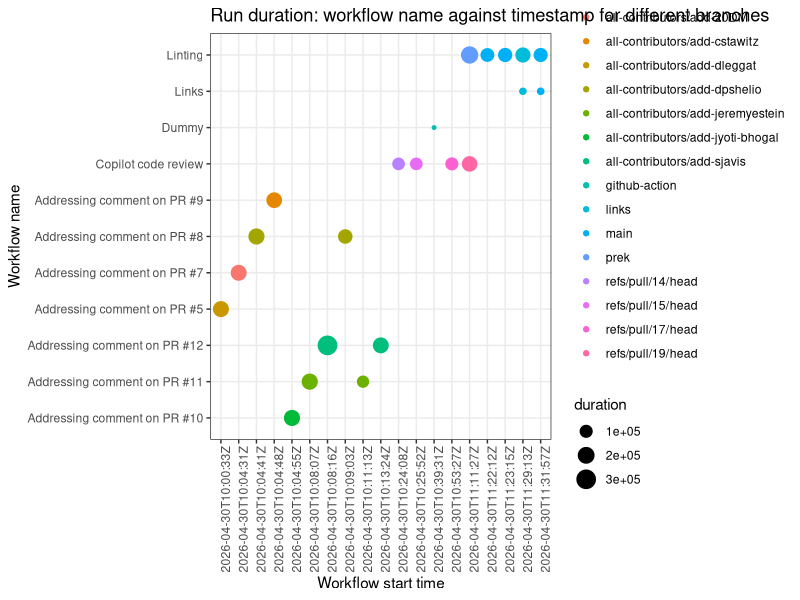

Generate this figure with R:
## ---- chunk 1
library(dplyr)
library(ggplot2)
library(purrr)
## ---- chunk 2
#| label: load-data
#| message: false


### Read in data here
actions_data <- read.csv("../data/green-actions-workflows.csv")

duration_quant <- as.numeric(quantile(actions_data$duration))
## ---- chunk 3
#| label: calculate statistics
#| message: false

get_colour <- function(time_df) {

  ## Get quantiles of the data
  p_firstblock <- "primary"
  p_secondblock <- "warning"
  p_thirdblock <- "secondary"
  p_fourthblock <- "danger"

  color <- mutate(time_df, color = case_when(
    time_df$duration <= duration_quant[2] ~ p_firstblock,
    (time_df$duration > duration_quant[2]) & (time_df$duration <= duration_quant[3]) ~ p_secondblock,
    (time_df$duration > duration_quant[3]) & (time_df$duration <= duration_quant[4]) ~ p_thirdblock,
    time_df$duration > duration_quant[4] ~ p_fourthblock))
  return(color)
}

# Group by branch and calculate summary statistics for each branch, then assign a colour based on the duration
workflow_duration <- actions_data |>
  group_by(workflow_name) |>
  summarise(duration = mean(duration), n = n()) |>
  get_colour()

# Filter to workflows with multiple runs for comparison
workflows_run_multiple <- filter(workflow_duration, n>1)

actions_to_summarise <- actions_data |>
  filter(workflow_name %in% workflows_run_multiple$workflow_name)

## Get the colour for each workflow and arrange by start time
model_summary <- actions_to_summarise  |>
  split(actions_to_summarise$workflow_name) |>
  purrr::map(get_colour) |>
  purrr::map(arrange, start_time) |>
  purrr::map(mutate, order_col = row_number())

# Fit a linear model to the start time to identify if the timing of the actions is
# increasing or decreasing over time.
coef_by_workflow <- model_summary |>
  lapply(function(df) lm(duration ~ order_col, data = df)) |> lapply(coef)

## ---- chunk 4
#| content: valuebox
#| title: "Time for Linting workflow"
arrow_icon <- unname(ifelse(coef_by_workflow$Linting[2]<0, "arrow-down", "arrow-up"))
list(
  icon = arrow_icon,
  color = model_summary$Linting$color[nrow(model_summary$Linting)],
  value = model_summary$Linting$duration[nrow(model_summary$Linting)]
)

## ---- chunk 5
#| content: valuebox
#| title: "Time for Links workflow"


arrow_icon <- unname(ifelse(coef_by_workflow$Links[2]<0, "arrow-down", "arrow-up"))
list(
  icon = arrow_icon,
  color = model_summary$Links$color[nrow(model_summary$Links)],
  value = model_summary$Links$duration[nrow(model_summary$Links)]
)

## ---- chunk 6
#| content: valuebox
#| title: "Time for Copilot code review workflow"
arrow_icon <- ifelse(coef_by_workflow$`Copilot code review`[2]<0, "arrow-down", "arrow-up")
list(
  icon = unname(arrow_icon),
  color = model_summary$`Copilot code review`$color[nrow(model_summary$`Copilot code review`)],
  value = model_summary$`Copilot code review`$duration[nrow(model_summary$`Copilot code review`)]
)
## ---- chunk 7
#| title: Run duration for different branches
#| fig-width: 15
#| fig-height: 12
#| out-width: "100%"
#| fig-responsive: true
# Put in the bubbleplot

workflow_start_time <- as.POSIXct(actions_data$workflow_start_time, format = "%H:%M:%S")

p <- ggplot2::ggplot(actions_data) +
  ggplot2::geom_point(aes(x = start_time, y = workflow_name, size = duration, color = branch)) +
  xlab("Workflow start time") +
  ylab("Workflow name") +
  ggtitle("Run duration: workflow name against timestamp for different branches") +
  theme_bw() + theme(axis.text.x = element_text(angle = 90))

p
